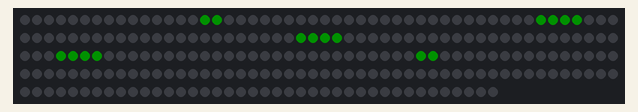
Recording of a sketch running on a simulated Teensy 4. Shown: 240 RGB LEDs in strip order, left to right, continuing on the next row. Dim RGB values are drawn brighter than linear.

Above: at 0.38 s.
At 3.28 s:
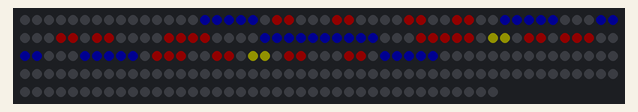
At 7.04 s:
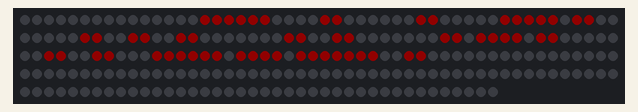
At 13.79 s:
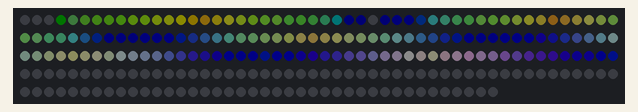
At 14.3 s:
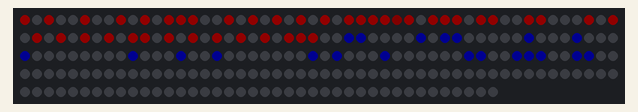
At 39.1 s:
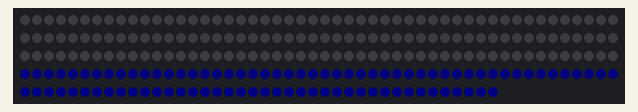

The sketch:

led_makeslc.ino
```cpp
// (licence header left out)
#include <OctoWS2811.h>
#include "MixWave.h"

const int ledsPerStrip = 30;

DMAMEM int displayMemory[ledsPerStrip*6];
int drawingMemory[ledsPerStrip*6];

const int config = WS2811_RGB | WS2811_800kHz;

OctoWS2811 leds(ledsPerStrip, displayMemory, drawingMemory, config);

// We only have 7 unique letters in "MAKE SALT LAKE"... easy peasy!
// Note: To generate these, I used roznerd's Excel spreadsheet:
//   http://www.instructables.com/id/LED-Scolling-Dot-Matrix-Font-Graphics-Generator-/
const unsigned char l_M[] = { 0xFF, 0xFF, 0x70, 0x38, 0x70, 0xFF, 0xFF, 0x00 };
const unsigned char l_A[] = { 0x0F, 0x3F, 0x74, 0xC4, 0x74, 0x3F, 0x0F, 0x00 };
const unsigned char l_K[] = { 0xFF, 0xFF, 0x18, 0x3C, 0x6E, 0xC7, 0x83, 0x00 };
const unsigned char l_E[] = { 0xFF, 0xFF, 0xDB, 0xDB, 0xDB, 0xC3, 0x83, 0x00 };
const unsigned char l_S[] = { 0x64, 0xF6, 0xD3, 0xDB, 0xCB, 0x6F, 0x26, 0x00 };
const unsigned char l_L[] = { 0xFF, 0xFF, 0x03, 0x03, 0x03, 0x03, 0x01, 0x00 };
const unsigned char l_T[] = { 0x80, 0xC0, 0xC0, 0xFF, 0xFF, 0xC0, 0xC0, 0x00 };

// Red, Green & Blue
#define R  0x110000
#define G  0x001100
#define B  0x000011

#define DR  0x050000
#define DG  0x000500
#define DB  0x000005

// Yellow & Purple
#define Y  0x111100
#define P  0x110011

#define DY  0x050500
#define DP  0x050005

// Black
#define K  0x000000

// White
#define W  0x111111

const int makeslc[] = {
  R, K, R, K, K, R, K, K, R, K, R, K, R, R, R,
  R, R, R, K, R, K, R, K, R, K, R, K, R, K, K,
  R, DR,R, K, R, R, R, K, R, R, K, K, R, R, K,
  R, K, R, K, R, K, R, K, R, K, R, K, R, K, K,
  R, K, R, K, R, K, R, K, R, K, R, K, R, R, R,

  K, K, K, B, B, K, B, K, K, K, K, B, B, K, K,
  K, K, B, K, K, K, B, K, K, K, B, K, K, K, K,
  K, K, K, B, K, K, B, K, K, K, B, K, K, K, K,
  K, K, K, K, B, K, B, K, K, K, B, K, K, K, K,
  K, K, B, B, K, K, B, B, B, K, K, B, B, K, K
};

int buffer[15*10];
int scroll_x = 16;
int x_make = 0, x_salt = 36, x_lake = 70;
int microsec = 2000;

MixWave mix;

void setup() {
  leds.begin();
  leds.show();

  mix.init();
}

void loop() {

  if (scroll_x >= -110) {
    // First show "MAKE SALT LAKE" scroll by
    clearImage(buffer);
    drawLetter(buffer, l_M, scroll_x + x_make + 0, 1, G);
    drawLetter(buffer, l_A, scroll_x + x_make + 8, 1, Y);
    drawLetter(buffer, l_K, scroll_x + x_make + 16, 1, R);
    drawLetter(buffer, l_E, scroll_x + x_make + 24, 1, B);

    drawLetter(buffer, l_S, scroll_x + x_salt + 0, 1, R);
    drawLetter(buffer, l_A, scroll_x + x_salt + 8, 1, R);
    drawLetter(buffer, l_L, scroll_x + x_salt + 16, 1, R);
    drawLetter(buffer, l_T, scroll_x + x_salt + 22, 1, R);

    drawLetter(buffer, l_L, scroll_x + x_lake + 0, 1, B);
    drawLetter(buffer, l_A, scroll_x + x_lake + 8, 1, B);
    drawLetter(buffer, l_K, scroll_x + x_lake + 16, 1, B);
    drawLetter(buffer, l_E, scroll_x + x_lake + 24, 1, B);
    showImage(buffer);

    delayMicroseconds(100000);

    scroll_x--;
  } else if (scroll_x >= -200) {
    // Then show the awesome SinWave mixer
    mix.draw(buffer);
    mix.step();
    showImage(buffer);

    scroll_x--;
  } else {
    // And finally, show the "MakeSLC" image,
    showImage((int *)makeslc);
    delayMicroseconds(2500000);

    // followed by some colorful wipe screens
    colorWipe(G, microsec);
    colorWipe(DG, microsec);

    colorWipe(Y, microsec);
    colorWipe(DY, microsec);

    colorWipe(R, microsec);
    colorWipe(DR, microsec);

    colorWipe(P, microsec);
    colorWipe(DP, microsec);

    colorWipe(B, microsec);
    colorWipe(DB, microsec);

    // Reset the scroll point for "MAKE SALT LAKE" back to the beginning
    scroll_x = 16;
  }
}

void colorWipe(int color, int wait)
{
  for (int i=0; i < leds.numPixels(); i++) {
    leds.setPixel(i, color);
    leds.show();
    delayMicroseconds(wait);
  }
}

int getIdx(int x, int y) {
  if (y % 2 == 1) {
    return y*15+(14-x);
  } else {
    return y*15+x;
  }
}

void showImage(int img[]) {
  int i = 0;
  for (int y = 0; y < 10; y++) {
    for (int x = 0; x < 15; x++) {
      leds.setPixel(getIdx(x, y), img[i++]);
    }
  }
  leds.show();
}

void clearImage(int img[]) {
  for (int i = 0; i < 10*15; i++) {
    img[i] = 0;
  }
}

void drawPixel(int img[], int x, int y, int color) {
  // clipping
  if (x >= 0 && x < 15 && y >= 0 && y < 10) {
    img[ y * 15 + x ] = color;
  }
}

void drawLetter(int img[], const unsigned char letter[], int x, int y, int color) {
  for (int i = 0; i < 8; i++) {
    unsigned char l = letter[i];
    if (l & 0b10000000) drawPixel(img, x + i, y + 0, color);
    if (l & 0b01000000) drawPixel(img, x + i, y + 1, color);
    if (l & 0b00100000) drawPixel(img, x + i, y + 2, color);
    if (l & 0b00010000) drawPixel(img, x + i, y + 3, color);
    if (l & 0b00001000) drawPixel(img, x + i, y + 4, color);
    if (l & 0b00000100) drawPixel(img, x + i, y + 5, color);
    if (l & 0b00000010) drawPixel(img, x + i, y + 6, color);
    if (l & 0b00000001) drawPixel(img, x + i, y + 7, color);
  }
}
```

MixWave.h
```cpp
#include <Arduino.h>
#include "SinWave.h"

class MixWave {
public:
  SinWave r, g, b;
  float ri, gi, bi;

  void init() {
    this->r.init(-20, 0, 0xFF0000, 4.5);
    this->g.init(15, 2, 0x00FF00, 3.0);
    this->b.init(8, 15, 0x0000FF, 3.8);

    this->ri = 0.0;
    this->gi = 0.0;
    this->bi = 0.0;
  }

  void set(int img[], int x, int y, int c) {
    img[ y * 15 + x ] = c;
  }

  void draw(int img[]) {
    for (int x = 0; x < 15; x++) {
      for (int y = 0; y < 10; y++) {
        int r1 = this->r.r_at(x, y), g1 = this->r.g_at(x, y), b1 = this->r.b_at(x, y);
        int r2 = this->g.r_at(x, y), g2 = this->g.g_at(x, y), b2 = this->g.b_at(x, y);
        int r3 = this->b.r_at(x, y), g3 = this->b.g_at(x, y), b3 = this->b.b_at(x, y);
        int color = (((r1 + r2 + r3) / 20) << 16) +
                    (((g1 + g2 + g3) / 20) << 8) +
                    (((b1 + b2 + b3) / 20) << 0);
        this->set(img, x, y, color);
      }
    }
  }

  void step() {
    this->r.newpos(this->ri, 30);
    this->g.newpos(this->gi, 30);
    this->b.newpos(this->bi, 25);

    this->ri += 0.05;
    this->ri += 0.05;
    this->gi += 0.03;
    this->gi += 0.03;
    this->bi += 0.06;
    this->bi += 0.06;
  }
};
```

SinWave.h
```cpp
#include <Arduino.h>

class SinWave {
public:
  int ix, iy;
  int x, y, color;
  float divisor;

  void init(int x, int y, int color, float divisor) {
    this->ix = x;
    this->iy = y;
    this->x = x;
    this->y = y;
    this->color = color;
    this->divisor = divisor;
  }

  float dist(int nx, int ny) {
    return sqrt(
      (this->x - nx) * (this->x - nx) +
      (this->y - ny) * (this->y - ny)
    );
  }

  int color_at(int x, int y) {
    int r = (this->color & 0xFF0000) >> 16;
    int g = (this->color & 0x00FF00) >> 8;
    int b = (this->color & 0x0000FF) >> 0;
    float cr = (sin(this->dist(x, y)/this->divisor) + 1) * r / 2;
    float cg = (sin(this->dist(x, y)/this->divisor) + 1) * g / 2;
    float cb = (sin(this->dist(x, y)/this->divisor) + 1) * b / 2;
    return ((int)cr << 16) + ((int)cg << 8) + ((int)cb);
  }

  int r_at(int x, int y) {
    int r = (this->color & 0xFF0000) >> 16;
    return (sin(this->dist(x, y)/this->divisor) + 1) * r / 2;
  }

  int g_at(int x, int y) {
    int g = (this->color & 0x00FF00) >> 8;
    return (sin(this->dist(x, y)/this->divisor) + 1) * g / 2;
  }

  int b_at(int x, int y) {
    int b = (this->color & 0x0000FF) >> 0;
    return (sin(this->dist(x, y)/this->divisor) + 1) * b / 2;
  }

  void newpos(float f, float range) {
    this->x = this->ix + (int)(sin(f) * range);
    this->y = this->iy + (int)(sin(f) * range);
  }
};
```

Measured:
- what the display in image 4 shows lasts 24.7 s, from 14.3 s to 39.0 s
